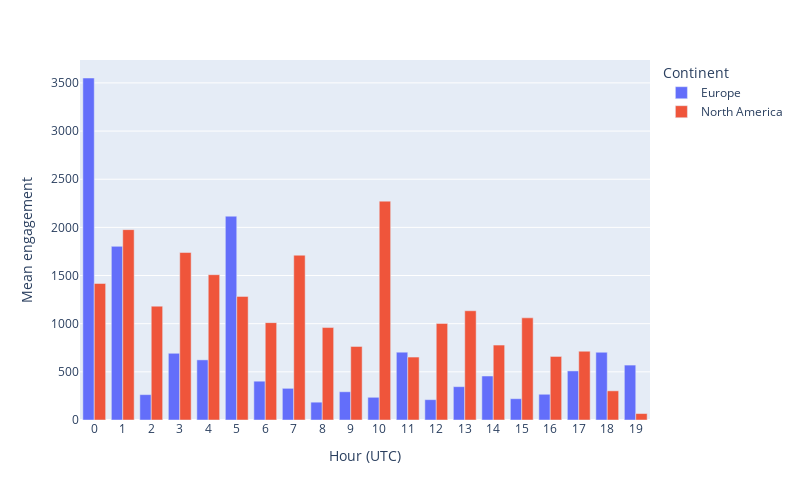

Source (notebook cell):
### Code cell
plot = df.groupby(['Continent', 'Hour']).engagement.mean().reset_index()

fig = px.bar(plot, x='Hour', y = 'engagement', color = 'Continent', barmode = 'group', height=500, width=800)
fig.update_xaxes(title_text='Hour (UTC)')
fig.update_yaxes(title_text='Mean engagement')
fig.update_xaxes(type='category')
fig.show()

### Figure 1 — Plotly figure (JSON) as saved in the notebook; plotly's stock layout.template omitted (floating-point values rounded to 4 significant figures)
{"data": [{"alignmentgroup": "True", "hovertemplate": "Continent=Europe<br>Hour=%{x}<br>engagement=%{y}<extra></extra>", "legendgroup": "Europe", "marker": {"color": "#636efa"}, "name": "Europe", "offsetgroup": "Europe", "orientation": "v", "showlegend": true, "textposition": "auto", "type": "bar", "x": [0, 1, 2, 3, 4, 5, 6, 7, 8, 9, 10, 11, 12, 13, 14, 15, 16, 17, 18, 19], "xaxis": "x", "y": [3551.0, 1803.0, 263.4, 692.7, 624.4, 2116.0, 402.9, 328.8, 185.0, 293.2, 235.7, 703.9, 211.2, 346.1, 456.7, 221.1, 267.3, 509.6, 703.4, 570.2], "yaxis": "y"}, {"alignmentgroup": "True", "hovertemplate": "Continent=North America<br>Hour=%{x}<br>engagement=%{y}<extra></extra>", "legendgroup": "North America", "marker": {"color": "#EF553B"}, "name": "North America", "offsetgroup": "North America", "orientation": "v", "showlegend": true, "textposition": "auto", "type": "bar", "x": [0, 1, 2, 3, 4, 5, 6, 7, 8, 9, 10, 11, 12, 13, 14, 15, 16, 17, 18, 19], "xaxis": "x", "y": [1417.0, 1976.0, 1182.0, 1739.0, 1509.0, 1283.0, 1011.0, 1711.0, 959.8, 764.1, 2272.0, 653.6, 1003.0, 1134.0, 778.1, 1061.0, 659.8, 714.1, 302.9, 67.05], "yaxis": "y"}], "layout": {"barmode": "group", "height": 500, "legend": {"title": {"text": "Continent"}, "tracegroupgap": 0}, "margin": {"t": 60}, "width": 800, "xaxis": {"anchor": "y", "domain": [0, 1], "title": {"text": "Hour (UTC)"}, "type": "category"}, "yaxis": {"anchor": "x", "domain": [0, 1], "title": {"text": "Mean engagement"}}}}
